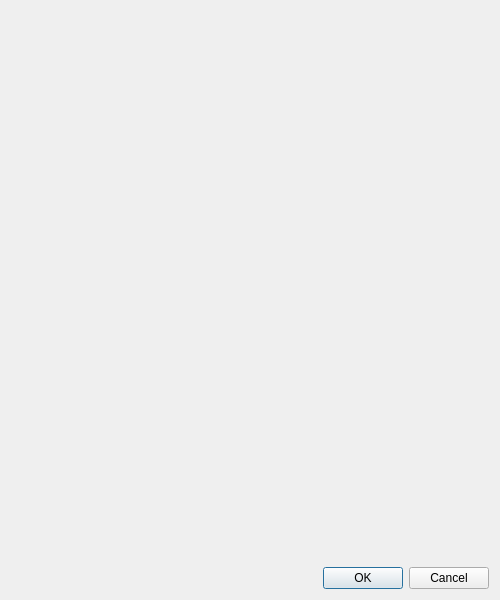
<?xml version="1.0" encoding="UTF-8"?>
<ui version="4.0">
 <class>ObjectDialog</class>
 <widget class="QDialog" name="ObjectDialog">
  <property name="geometry">
   <rect>
    <x>0</x>
    <y>0</y>
    <width>500</width>
    <height>600</height>
   </rect>
  </property>
  <property name="windowTitle">
   <string>Dialog</string>
  </property>
  <layout class="QVBoxLayout" name="verticalLayout">
   <item>
    <widget class="objectViewerWidget" name="objectViewerWidget" native="true"/>
   </item>
   <item>
    <widget class="QDialogButtonBox" name="buttonBox">
     <property name="orientation">
      <enum>Qt::Horizontal</enum>
     </property>
     <property name="standardButtons">
      <set>QDialogButtonBox::Cancel|QDialogButtonBox::Ok</set>
     </property>
    </widget>
   </item>
  </layout>
 </widget>
 <customwidgets>
  <customwidget>
   <class>objectViewerWidget</class>
   <extends>QWidget</extends>
   <header>objectViewerWidget</header>
   <container>1</container>
  </customwidget>
 </customwidgets>
 <resources/>
 <connections>
  <connection>
   <sender>buttonBox</sender>
   <signal>accepted()</signal>
   <receiver>ObjectDialog</receiver>
   <slot>accept()</slot>
   <hints>
    <hint type="sourcelabel">
     <x>236</x>
     <y>390</y>
    </hint>
    <hint type="destinationlabel">
     <x>157</x>
     <y>274</y>
    </hint>
   </hints>
  </connection>
  <connection>
   <sender>buttonBox</sender>
   <signal>rejected()</signal>
   <receiver>ObjectDialog</receiver>
   <slot>reject()</slot>
   <hints>
    <hint type="sourcelabel">
     <x>304</x>
     <y>390</y>
    </hint>
    <hint type="destinationlabel">
     <x>286</x>
     <y>274</y>
    </hint>
   </hints>
  </connection>
 </connections>
</ui>
